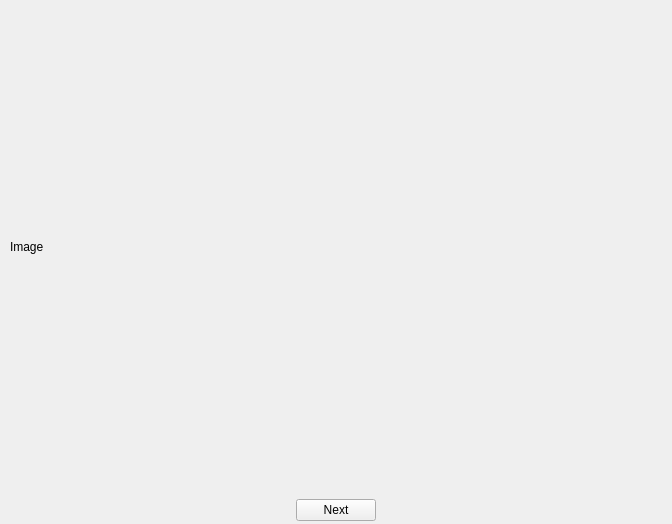
<?xml version="1.0" encoding="UTF-8"?>
<ui version="4.0">
 <class>HelpDialog</class>
 <widget class="QWidget" name="HelpDialog">
  <property name="geometry">
   <rect>
    <x>0</x>
    <y>0</y>
    <width>672</width>
    <height>524</height>
   </rect>
  </property>
  <property name="sizePolicy">
   <sizepolicy hsizetype="Fixed" vsizetype="Fixed">
    <horstretch>0</horstretch>
    <verstretch>0</verstretch>
   </sizepolicy>
  </property>
  <property name="windowTitle">
   <string>Program Usage</string>
  </property>
  <property name="windowIcon">
   <iconset resource="icons.qrc">
    <normaloff>:/icons/img/question_mark.png</normaloff>:/icons/img/question_mark.png</iconset>
  </property>
  <widget class="QWidget" name="layoutWidget">
   <property name="geometry">
    <rect>
     <x>10</x>
     <y>0</y>
     <width>651</width>
     <height>521</height>
    </rect>
   </property>
   <layout class="QVBoxLayout" name="verticalLayout">
    <item>
     <widget class="QLabel" name="label">
      <property name="sizePolicy">
       <sizepolicy hsizetype="Expanding" vsizetype="Expanding">
        <horstretch>0</horstretch>
        <verstretch>0</verstretch>
       </sizepolicy>
      </property>
      <property name="text">
       <string>Image</string>
      </property>
     </widget>
    </item>
    <item>
     <layout class="QHBoxLayout" name="horizontalLayout">
      <item>
       <spacer name="horizontalSpacer">
        <property name="orientation">
         <enum>Qt::Horizontal</enum>
        </property>
        <property name="sizeHint" stdset="0">
         <size>
          <width>40</width>
          <height>20</height>
         </size>
        </property>
       </spacer>
      </item>
      <item>
       <widget class="QPushButton" name="pushButton">
        <property name="text">
         <string>Next</string>
        </property>
       </widget>
      </item>
      <item>
       <spacer name="horizontalSpacer_2">
        <property name="orientation">
         <enum>Qt::Horizontal</enum>
        </property>
        <property name="sizeHint" stdset="0">
         <size>
          <width>40</width>
          <height>20</height>
         </size>
        </property>
       </spacer>
      </item>
     </layout>
    </item>
   </layout>
  </widget>
 </widget>
 <resources>
  <include location="icons.qrc"/>
 </resources>
 <connections/>
</ui>
